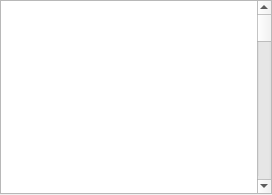
      <widget class="QWidget" name="rack">
       <attribute name="title">
        <string>Rack</string>
       </attribute>
       <layout class="QHBoxLayout" name="horizontalLayout_2">
        <property name="spacing">
         <number>0</number>
        </property>
        <property name="leftMargin">
         <number>0</number>
        </property>
        <property name="topMargin">
         <number>0</number>
        </property>
        <property name="rightMargin">
         <number>0</number>
        </property>
        <property name="bottomMargin">
         <number>1</number>
        </property>
        <item>
         <widget class="QFrame" name="frame">
          <property name="frameShape">
           <enum>QFrame::StyledPanel</enum>
          </property>
          <property name="frameShadow">
           <enum>QFrame::Sunken</enum>
          </property>
          <layout class="QHBoxLayout" name="horizontalLayout_10">
           <property name="spacing">
            <number>0</number>
           </property>
           <property name="margin">
            <number>0</number>
           </property>
           <item>
            <widget class="QLabel" name="pad_left">
             <property name="minimumSize">
              <size>
               <width>0</width>
               <height>0</height>
              </size>
             </property>
             <property name="maximumSize">
              <size>
               <width>0</width>
               <height>16777215</height>
              </size>
             </property>
             <property name="text">
              <string/>
             </property>
            </widget>
           </item>
           <item>
            <widget class="RackListWidget" name="listWidget">
             <property name="contextMenuPolicy">
              <enum>Qt::CustomContextMenu</enum>
             </property>
             <property name="frameShape">
              <enum>QFrame::NoFrame</enum>
             </property>
             <property name="frameShadow">
              <enum>QFrame::Plain</enum>
             </property>
             <property name="verticalScrollBarPolicy">
              <enum>Qt::ScrollBarAlwaysOff</enum>
             </property>
             <property name="horizontalScrollBarPolicy">
              <enum>Qt::ScrollBarAlwaysOff</enum>
             </property>
            </widget>
           </item>
           <item>
            <widget class="QLabel" name="pad_right">
             <property name="minimumSize">
              <size>
               <width>0</width>
               <height>0</height>
              </size>
             </property>
             <property name="maximumSize">
              <size>
               <width>0</width>
               <height>16777215</height>
              </size>
             </property>
             <property name="text">
              <string/>
             </property>
            </widget>
           </item>
           <item>
            <widget class="QScrollBar" name="rackScrollBar">
             <property name="orientation">
              <enum>Qt::Vertical</enum>
             </property>
            </widget>
           </item>
          </layout>
         </widget>
        </item>
       </layout>
      </widget>
